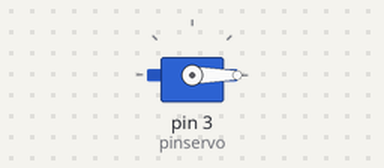
A sketch run on a simulated Arduino Uno, built with avr-gcc and run on an emulated ATmega328P. Parts: servo.

Above: at 0.05 s.
At 1.05 s:
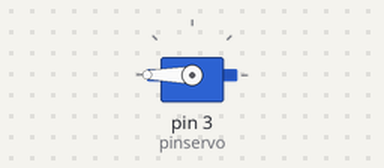
At 2.0 s:
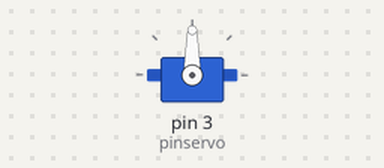
Timing chart, 0 to 4.6 s (numbered marks = the images above):
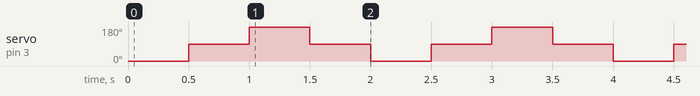

Measured:
- by itself, servo on pin 3 (pinservo): repeats every 2.0 s: 180° 0.50 s, 90° 0.50 s, 0° 0.50 s, 90° 0.50 s

The sketch:

commande_cerveau_moteur.ino
```cpp
#include <Servo.h>
int pinservo=3;
Servo cerv;
void setup() {
  // put your setup code here, to run once:
  cerv.attach(pinservo); //définir le pin de commande du cerveau moteur
  // put your setup code here, to run once:

}

void loop() {
  servoMoteur(0);// mettre le cerveau moteur a la position 90 dégré
  delay(500);
   servoMoteur(90);
   delay(500);
    servoMoteur(180);
    delay(500);
     servoMoteur(90);
   delay(500);


  // put your main code here, to run repeatedly:

}
// fonction permettant de faire tourne le cerveau moteur d'un angle donné
 void servoMoteur(int angle) {
    cerv.write(angle); //pour faire tourne le cerveau moteur d'un angle angle
    }
```
